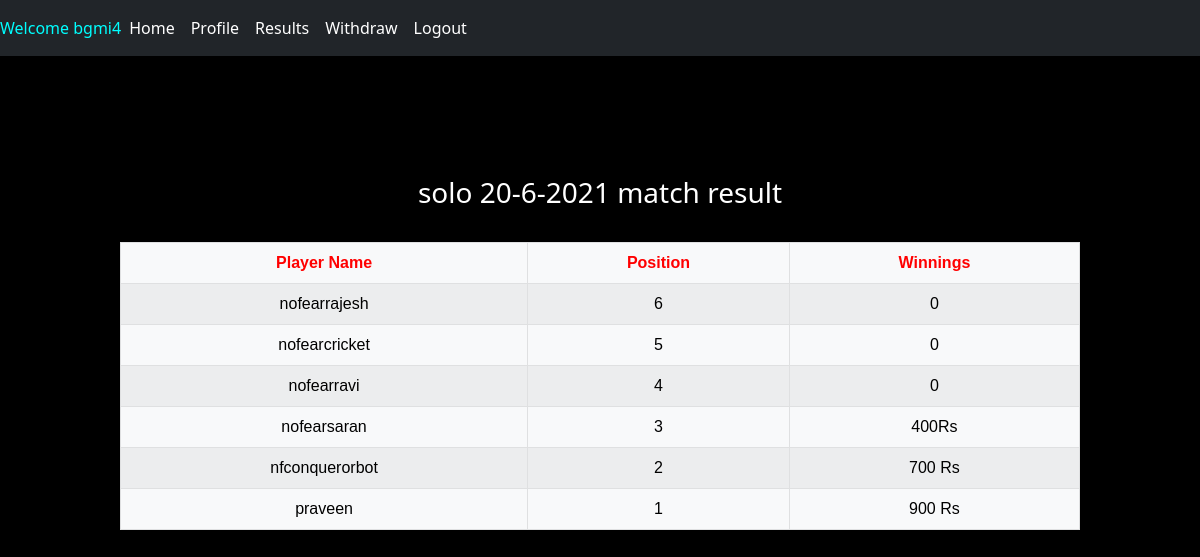
The app's page /solomatchresult/ (signed in) with its own data.
### bgmiapp/models.py (models this page shows, shortened)
class solo_20_6_2021(models.Model):
    user = models.ForeignKey(Profile,on_delete=models.CASCADE,null=True)
    player1_pubg_id = models.PositiveIntegerField()
    player1_pubg_name = models.CharField(max_length=15)
    position = models.CharField(max_length=20,default="0")
    prize_amount = models.CharField(max_length=20,default="0")

### bgmiapp/views.py (the view)
# urls.py: path('solomatchresult/',views.Solomatchresult,name='solomatchresult'),
def Solomatchresult(request):
    solomatchresult = solo_20_6_2021.objects.all()
    return render(request,'bgmiapp/solomatchresult.html',{'solomatchresult':solomatchresult})

### bgmiapp/templates/bgmiapp/solomatchresult.html (shortened to what this page needs)
{% extends 'bgmiapp/base.html' %}
{% load static %}
{% block style %}
    <link rel="stylesheet" href="{% static 'css/solomatchresult.css' %}">
{% endblock %}
{% block content %}
<h3 style="text-align: center;">solo 20-6-2021 match result</h3> <br>
<table class="table table-light table-bordered table-striped">
    <thead>
        <th>Player Name</th>
        <th>Position</th>
        <th>Winnings</th>
    </thead>
    <tr>
    {% for smr in solomatchresult %}
        <td>{{ smr.player1_pubg_name }}</td>
        <td>{{ smr.position }}</td>
        <td>{{ smr.prize_amount }}</td>
    </tr>
    {% endfor %}
</table>
{% endblock %}

### bgmiapp/templates/bgmiapp/navigation.html (shortened to what this page needs)
{% load static %}
<nav class="navbar navbar-expand-sm bg-dark navbar-dark">
    {% if user.is_authenticated %}
        <span class="navbar-text" style="color: aqua;">
            Welcome {{user.username}}
        </span>
    {% endif %}
    <ul class="navbar-nav">
        {% if user.is_authenticated %}
            <li class="nav-item">
                <a class="nav-link" style="color: white;" href="/home/">Home</a>
            </li>
            <li class="nav-item">
                <a class="nav-link" style="color: white;" href="/showprofile/">Profile</a>
            </li>
            <li class="nav-item">
                <a class="nav-link" style="color:white;" href="/result/">Results</a>
            </li>
            <li class="nav-item">
                <a class="nav-link" style="color:white;" href="/showbalance/">Withdraw</a>
            </li>
            <li class="nav-item">
                <a class="nav-link" style="color:white;" href="/logout/">Logout</a>
            </li>
        {% endif %}
    </ul>
  </nav>
  <br>
  </body>
  </html>

### bgmiapp/static/css/solomatchresult.css (style rules this page uses)
table { max-width:60rem; font-family: sans-serif; font: size 0.9em; margin-left:auto; margin-right:auto; }
th { text-align: center; color :red ; font-weight: bold; }
td { text-align: center; }
body { background-color:black; }
h3 { color :white }

### records on screen
solo_20_6_2021: player1_pubg_name "nofearrajesh", position "6", prize_amount "0"
solo_20_6_2021: player1_pubg_name "nofearcricket", position "5", prize_amount "0"
solo_20_6_2021: player1_pubg_name "nofearravi", position "4", prize_amount "0"
solo_20_6_2021: player1_pubg_name "nofearsaran", position "3", prize_amount "400Rs"
solo_20_6_2021: player1_pubg_name "nfconquerorbot", position "2", prize_amount "700 Rs"
solo_20_6_2021: player1_pubg_name "praveen", position "1", prize_amount "900 Rs"

### other values on screen
{{ user.username }} "bgmi4"
